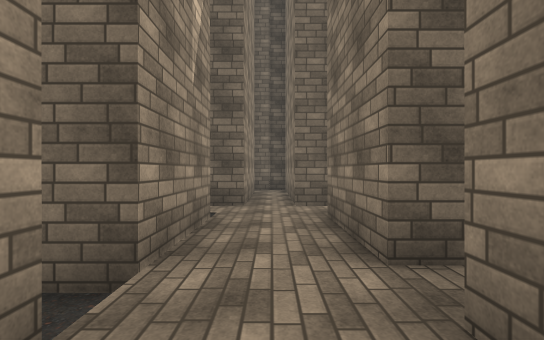
view 1 (above)

15 first-person views from a walk through a scene from a Unity 3-D project. The camera is 1.5 m above the floor, looks level and sees 85° across. The floor is counted in squares, 2 m on a side. Each view is taken from the middle of a square. On the plan, view 1 faces up. The plan holds only what a view shows up to about 10 squares ahead; the rest is blank. The place goes on beyond the plan. The player character is not drawn. Door leaves are left out, so doorways stand open. Some surface patterns are stand-ins.

view 2
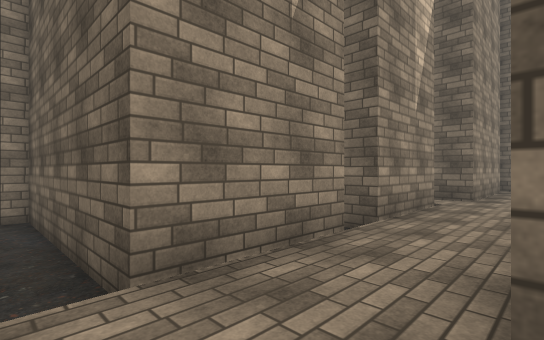

view 3
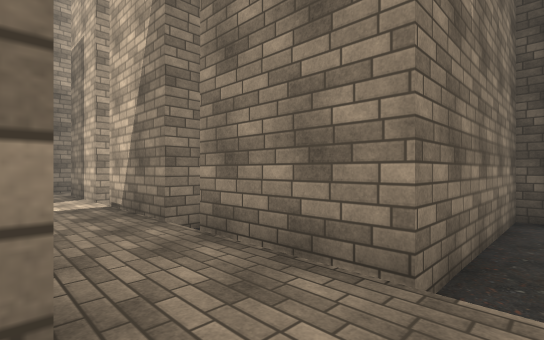

view 4
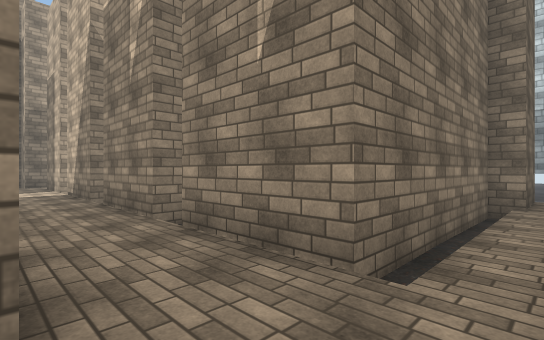

view 5
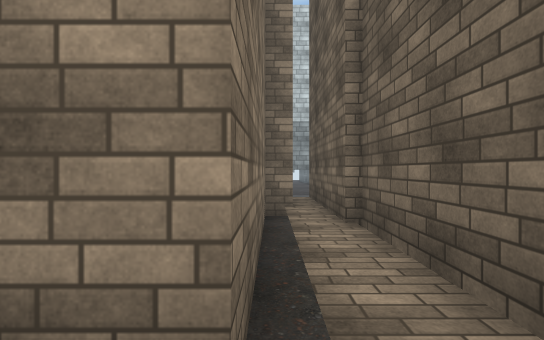

view 6
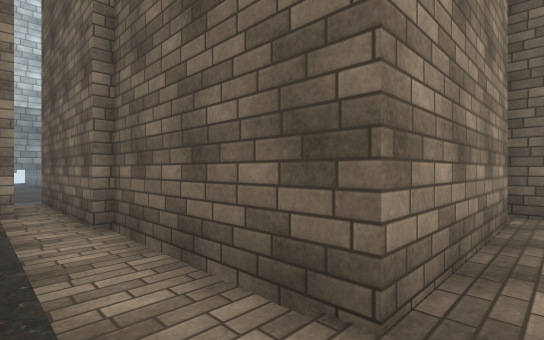

view 7
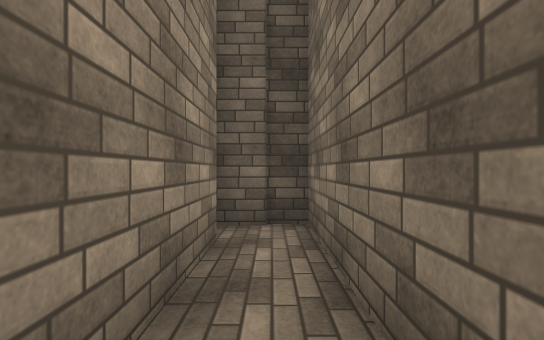

view 8
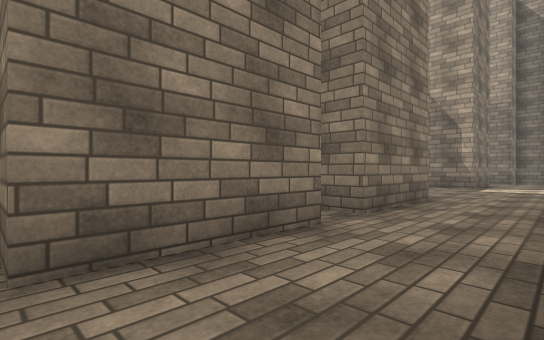

view 9
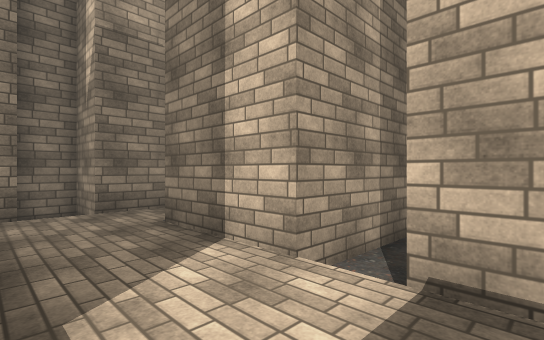

view 10
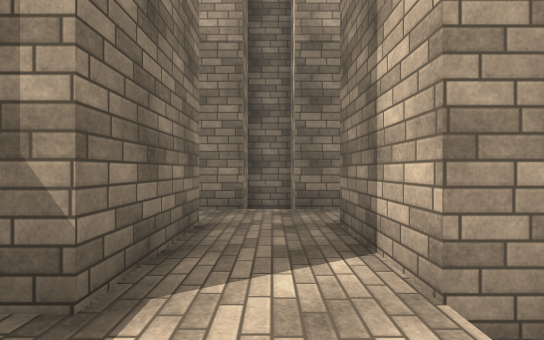

view 11
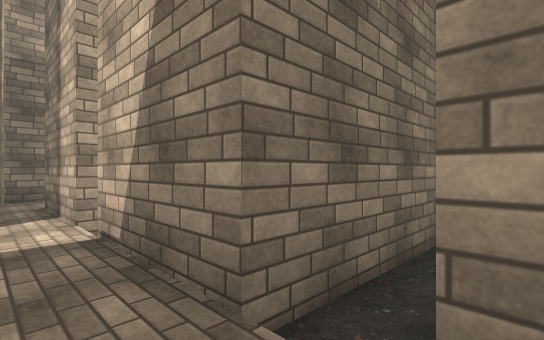

view 12
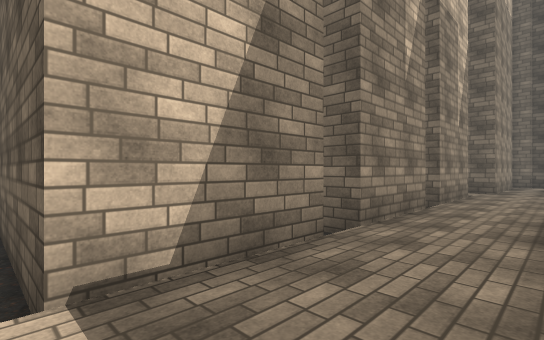

view 13
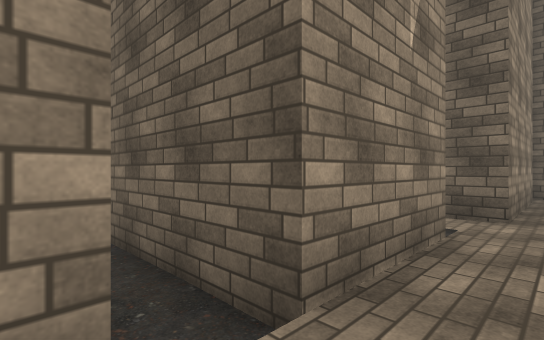

view 14
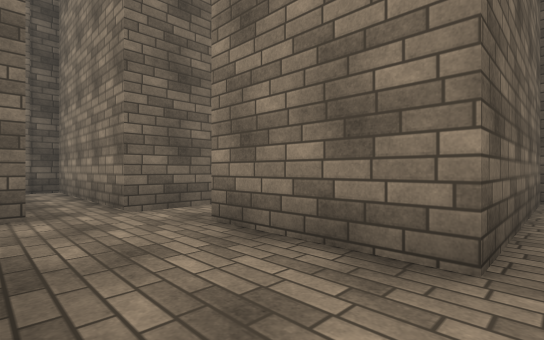

view 15
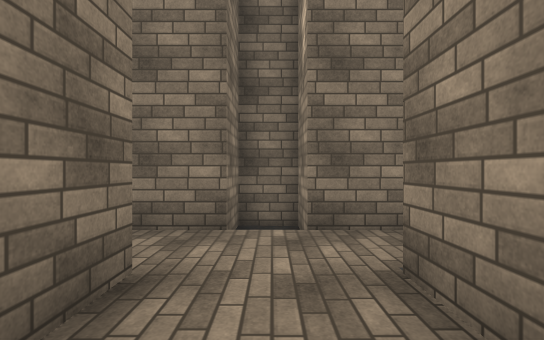

### Floor plan
Key: @ floor where view 1 was taken; # wall or solid block; . main floor; - floor 0.25 m lower than the main floor; _ floor 0.5 m lower than the main floor; / step, stairs or slope.
Columns run from 8 left of view 1 to 1 right of it. Each row starts with its distance up from view 1.
 11        ###
 10        #.#
  9        #.#
  8        #.#
  7    #####.#
  6 ####////..
  5 ##__---/.#
  4  #######.#
  3   # ####.#
  2   #__--/..
  1   ######.#
  0   ######@#
 -1   ######.#
 -2   ____-/..
 -3     ####..
 -4    #####..
 -5     ___/..
 -6     ####.#
 -7        #.#
 -8        #.#
 -9        ...
-10       ##_#
-11        ###

Where each view was taken, in squares from view 1:
view 1: 0 up, 0 right, facing up
view 2: 2 down, 1 right, facing up-left
view 3: 2 up, 1 right, facing down-left
view 4: 6 up, 1 right, facing down-left
view 5: 5 up, 0 right, facing left
view 6: 5 up, 0 right, facing up-left
view 7: 7 up, 0 right, facing up
view 8: 5 up, 1 left, facing down-right
view 9: 4 down, 1 right, facing down-left
view 10: 4 down, 0 right, facing down
view 11: 1 down, 0 right, facing down-left
view 12: 5 down, 1 right, facing up-left
view 13: 1 up, 0 right, facing up-left
view 14: 2 up, 1 left, facing up-right
view 15: 6 down, 0 right, facing down
